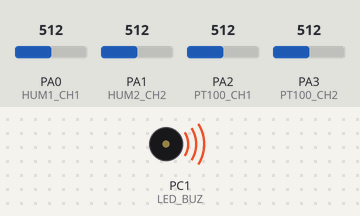
Recording of a sketch running on a simulated STM32 Blue Pill. On the bench: buzzer (waves = sounding, pin HIGH). The test bench sets the inputs (shaded band); at power-on: PA0 (HUM1_CH1) = 512, PA1 (HUM2_CH2) = 512, PA2 (PT100_CH1) = 512, PA3 (PT100_CH2) = 512 (analog values on the 0–1023 scale). The local clock reads 2024-03-15 10:24:30 at power-on unless the sketch sets it.

Above: at 0.2 s.
Timing chart, 0 to 3.0 s (numbered marks = the images above):
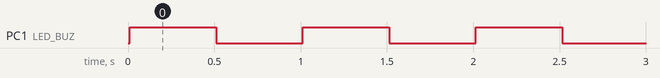

The sketch:

temp_hum_test.ino
```cpp
#include <Arduino.h>
#include <Wire.h>
#include "uRTCLib.h"

// ---------- Pins ----------
#define HUM1_CH1    PA_0
#define HUM2_CH2    PA_1
#define PT100_CH1   PA_2
#define PT100_CH2   PA_3
#define LED_BUZ     PC_1

// ---------- RTC ----------
uRTCLib rtc(0x68, 0x57);

// ---------- UART ----------
HardwareSerial Serial1(PA_10, PA_9);

// ---------- Constants ----------
#define ADC_MAX     4095.0
#define VREF        3.3
#define SHUNT_OHM   150.0

// ---------- Variables ----------
uint16_t hum_adc[2];
uint16_t pt_adc[2];
float hum_percent[2];
float temp_c[2];

// ---------- Setup ----------
void setup()
{
  analogReadResolution(12);
  Serial1.begin(9600);

  pinMode(HUM1_CH1, INPUT_ANALOG);
  pinMode(HUM2_CH2, INPUT_ANALOG);
  pinMode(PT100_CH1, INPUT_ANALOG);
  pinMode(PT100_CH2, INPUT_ANALOG);

  pinMode(LED_BUZ, OUTPUT);

  Wire.begin();
  URTCLIB_WIRE.begin();
  rtc.refresh();

  Serial1.println("@BOOT,PHASE2_CONVERSION#");
}

// ---------- Read ADC ----------
void read_adc()
{
  hum_adc[0] = analogRead(HUM1_CH1);
  hum_adc[1] = analogRead(HUM2_CH2);
  pt_adc[0]  = analogRead(PT100_CH1);
  pt_adc[1]  = analogRead(PT100_CH2);
}

// ---------- Convert Humidity ----------
void convert_humidity()
{
  for (int i = 0; i < 2; i++) {
    hum_percent[i] = (hum_adc[i] / ADC_MAX) * 100.0;
    if (hum_percent[i] < 0) hum_percent[i] = 0;
    if (hum_percent[i] > 100) hum_percent[i] = 100;
  }
}

// ---------- Convert Temperature ----------
float convert_pt100(uint16_t adc)
{
  float voltage = (adc * VREF) / ADC_MAX;
  float current_mA = (voltage / SHUNT_OHM) * 1000.0;
  float temp = ((current_mA - 4.0) / 16.0) * 250.0 - 50.0;
  return temp;
}

void convert_temperature()
{
  temp_c[0] = convert_pt100(pt_adc[0]);
  temp_c[1] = convert_pt100(pt_adc[1]);
}

// ---------- UART Send ----------
void send_uart()
{
  rtc.refresh();

  Serial1.print('@');
  Serial1.print("T=");
  Serial1.print(rtc.hour());
  Serial1.print(':');
  Serial1.print(rtc.minute());
  Serial1.print(':');
  Serial1.print(rtc.second());

  Serial1.print(",H1=");
  Serial1.print(hum_percent[0], 1);
  Serial1.print(",H2=");
  Serial1.print(hum_percent[1], 1);

  Serial1.print(",TC1=");
  Serial1.print(temp_c[0], 1);
  Serial1.print(",TC2=");
  Serial1.print(temp_c[1], 1);

  Serial1.println('#');
}

// ---------- LED ----------
void led_blink()
{
  digitalWrite(LED_BUZ, HIGH);
  delay(500);
  digitalWrite(LED_BUZ, LOW);
  delay(500);
}

// ---------- Loop ----------
void loop()
{
  read_adc();
  convert_humidity();
  convert_temperature();
  send_uart();
  led_blink();
}
```

Measured:
- by itself, PC1 (LED_BUZ): alternates HIGH for 0.50 s and LOW for 0.50 s
